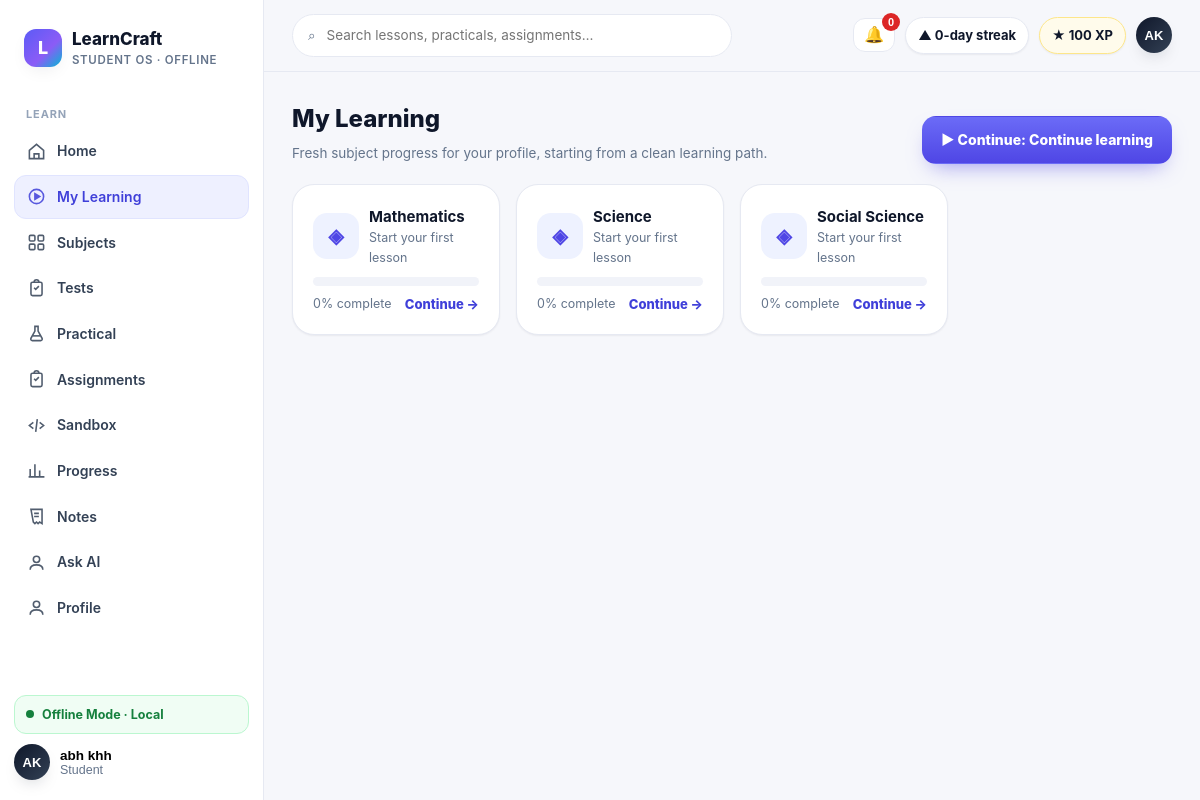
Page /my-learning (signed in) on the committed database.
### tables this page shows
CREATE TABLE users (
            id INTEGER PRIMARY KEY AUTOINCREMENT,
            name TEXT NOT NULL,
            email TEXT NOT NULL UNIQUE,
            password_hash TEXT NOT NULL,
            role TEXT NOT NULL DEFAULT 'STUDENT',
            avatar TEXT,
            bio TEXT,
            created_at TIMESTAMP NOT NULL DEFAULT CURRENT_TIMESTAMP,
            updated_at TIMESTAMP NOT NULL DEFAULT CURRENT_TIMESTAMP
        );

CREATE TABLE academic_subjects (
            subject_id TEXT PRIMARY KEY,
            board TEXT NOT NULL,
            class_level TEXT NOT NULL,
            academic_year TEXT NOT NULL,
            slug TEXT NOT NULL,
            name TEXT NOT NULL,
            description TEXT NOT NULL DEFAULT '',
            source_version TEXT NOT NULL,
            UNIQUE(board, class_level, academic_year, slug)
        );

### app/main.py (the view)
@app.route("/my-learning")
@require_auth
def my_learning():
    user = current_user()
    return render_template("pages/my_learning.html", title="My Learning",
                           my_subjects=student_subjects(user["id"]),
                           cont=continue_learning(user["id"]),
                           **shell_ctx("my-learning", user))

### app/database/connection.py (called while the page is built)
def resolve_db_path():
    configured = os.environ.get("LEARNCRAFT_DB_PATH")
    if configured:
        return Path(configured)
    return DATA_DIR / "learncraft.db"

def get_connection():
    db_path = resolve_db_path()
    db_path.parent.mkdir(parents=True, exist_ok=True)
    connection = sqlite3.connect(db_path)
    connection.row_factory = sqlite3.Row
    return connection

def _row_to_dict(row):
    return dict(row) if row else None

def get_user_by_id(user_id):
    connection = get_connection()
    user = connection.execute("SELECT * FROM users WHERE id = ?", (int(user_id),)).fetchone()
    connection.close()
    return _row_to_dict(user)

def user_payload(user):
    if not user:
        return None
    user_data = dict(user)
    user_data.pop("password_hash", None)
    return user_data

def get_user_progress(user_id):
    connection = get_connection()
    rows = connection.execute(
        "SELECT * FROM learning_progress WHERE user_id = ? ORDER BY updated_at DESC",
        (int(user_id),),
    ).fetchall()
    connection.close()
    return [dict(row) for row in rows]

### app/main.py (called while the page is built, shortened)
def current_user():
    user_id = session.get("user_id")
    if not user_id:
        return None
    return user_payload(get_user_by_id(user_id))

def is_teacher_user(user=None):
    return bool(user) and user.get("role") in {"TEACHER", "ADMIN"}

def require_auth(view):
    @wraps(view)
    def wrapped(*args, **kwargs):
        user = current_user()
        return view(*args, **kwargs)
    return wrapped

def build_student_profile(user=None):
    profile = {"name": "Student", "roll_no": "Student", "avatar": "LC", "level": 1,
               "xp": 0, "streak_days": 0, "overall_progress": 0, "rank": None}
    if user is None:
        return profile
    rows = get_user_progress(user["id"])
    completed = sum(row["status"] == "completed" for row in rows)
    overall = round(sum(row["percent_complete"] for row in rows) / len(rows)) if rows else 0
    profile.update({"name": user.get("name") or "Student", "avatar": (user.get("avatar") or "LC").upper(),
                   "roll_no": user.get("roll_no") or "Student", "xp": completed * 100,
                   "overall_progress": overall, "level": 1 + completed // 5})
    return profile

### app/services/content_catalog.py (called while the page is built)
def _read_feature(filename: str) -> dict:
    path = FEATURES_DIR / filename
    if not path.exists():
        return {"subjects": []}
    return _read_json(path)

def list_class9_subjects() -> list[dict]:
    return _read_feature("class9_curriculum.json").get("subjects", [])

### frontend/templates/pages/my_learning.html (shortened to what this page needs)
{% extends "base.html" %}{% from "components.html" import progressbar %}
{% block content %}
<div class="page-head">
  <div>
    <div class="h1">My Learning</div>
    <p class="page-sub">Fresh subject progress for your profile, starting from a clean learning path.</p>
  </div>
  {% if cont %}
  <a class="btn btn-primary" href="{{ cont.resume_url }}">▶ Continue: {{ cont.lesson }}</a>
  {% else %}
  <a class="btn btn-primary" href="/subjects">Browse subjects</a>
  {% endif %}
</div>
<div class="grid grid-4">
  {% for s in my_subjects %}
  <div class="card hover" data-search="{{ s.name }} {{ s.current_chapter }}">
    <div style="display:flex;gap:10px;align-items:center;margin-bottom:10px">
      <div class="tile-icon" style="background:{{ s.bg }};color:{{ s.color }}">{{ s.icon }}</div>
      <div>
        <b>{{ s.name }}</b>
        <div class="caption">{{ s.current_chapter }}</div>
      </div>
    </div>
    {{ progressbar(s.progress) }}
    <div style="display:flex;justify-content:space-between;align-items:center;margin-top:8px">
      <span class="caption">{{ s.progress }}% complete</span>
      <a href="/subjects/{{ s.slug }}" style="font-size:13px;font-weight:800">Continue →</a>
    </div>
  </div>
  {% endfor %}
</div>
{% endblock %}

### frontend/templates/base.html (shortened to what this page needs)
<!DOCTYPE html>
<html lang="en">
<head>
<link rel="stylesheet" href="/static/css/design-system.css">
</head>
<body>
{% from "components.html" import icon %}
<div class="shell">
  <aside class="sidebar" id="sidebar">
    <div class="brand"><div class="brand-mark">L</div><div><div class="brand-name">LearnCraft</div><div class="brand-sub">Student OS · Offline</div></div></div>
    <nav class="nav">
      <div class="nav-label">Learn</div>
      {% for item in nav %}
      <a class="nav-item {% if active == item.slug %}active{% endif %}" href="{{ item.href }}">{{ icon(item.icon) }}{{ item.label }}
      </a>
      {% endfor %}
    </nav>
    <div class="side-foot">
      <div class="offline-pill" data-network-pill><span class="dot pulse"></span><span>Offline Mode · Local</span></div>
      <div class="profile-menu-wrap sidebar-profile-wrap">
        <button class="mini-profile profile-trigger" type="button" aria-expanded="false" aria-controls="sidebarProfileMenu">
          <div class="avatar">{{ student.avatar }}</div>
          <div><div style="font-weight:800;font-size:13.5px">{{ student.name }}</div><div class="caption">{{ student.roll_no }}</div></div>
        </button>
      </div>
    </div>
  </aside>
  <div class="main">
    <div class="topbar">
      <div class="search">⌕ <input id="globalSearch" placeholder="Search lessons, practicals, assignments…" oninput="filterCards(this.value)"></div>
      <div class="top-actions">
        {% if not is_teacher %}
        <div class="notif-wrap">
          <button class="notif-btn" id="notifBell" type="button" aria-expanded="false" aria-controls="notifMenu" aria-label="Notifications">🔔<span class="notif-count" id="notifCount" hidden>0</span></button>
        </div>
        {% endif %}
        <span class="pill">▲ {{ student.streak_days }}-day streak</span>
        <span class="pill xp">★ {{ student.xp }} XP</span>
        <div class="profile-menu-wrap top-profile-wrap">
          <button class="profile-trigger top-profile-trigger" type="button" aria-expanded="false" aria-controls="topProfileMenu">
            <div class="avatar">{{ student.avatar }}</div>
          </button>
        </div>
      </div>
    </div>
    <div class="content">{% block content %}{% endblock %}</div>
  </div>
</div>
</body>
</html>

### frontend/templates/components.html (shortened to what this page needs)
{% macro icon(name) -%}
{% if name == 'home' %}<svg viewBox="0 0 24 24" fill="none" stroke="currentColor" stroke-width="2"><path d="M3 10.5 12 3l9 7.5V21H3z"/><path d="M9 21v-6h6v6"/></svg>
{% elif name == 'play' %}<svg viewBox="0 0 24 24" fill="none" stroke="currentColor" stroke-width="2"><circle cx="12" cy="12" r="9"/><path d="M10 8.5v7l6-3.5z" fill="currentColor"/></svg>
{% elif name == 'grid' %}<svg viewBox="0 0 24 24" fill="none" stroke="currentColor" stroke-width="2"><rect x="3" y="3" width="7" height="7" rx="1.5"/><rect x="14" y="3" width="7" height="7" rx="1.5"/><rect x="3" y="14" width="7" height="7" rx="1.5"/><rect x="14" y="14" width="7" height="7" rx="1.5"/></svg>
{% elif name == 'flask' %}<svg viewBox="0 0 24 24" fill="none" stroke="currentColor" stroke-width="2"><path d="M9 3h6M10 3v6l-5 9a2 2 0 0 0 1.8 3h10.4A2 2 0 0 0 19 18l-5-9V3"/><path d="M7.5 15h9"/></svg>
{% elif name == 'clip' %}<svg viewBox="0 0 24 24" fill="none" stroke="currentColor" stroke-width="2"><rect x="5" y="4" width="14" height="17" rx="2"/><path d="M9 4a3 3 0 0 1 6 0M9 11l2 2 4-4"/></svg>
{% elif name == 'code' %}<svg viewBox="0 0 24 24" fill="none" stroke="currentColor" stroke-width="2"><path d="m8 8-5 4 5 4M16 8l5 4-5 4M13 4l-2 16"/></svg>
{% elif name == 'chart' %}<svg viewBox="0 0 24 24" fill="none" stroke="currentColor" stroke-width="2"><path d="M4 20V10M10 20V4M16 20v-8M22 20H2"/></svg>
{% elif name == 'note' %}<svg viewBox="0 0 24 24" fill="none" stroke="currentColor" stroke-width="2"><path d="M5 3h14v18l-3-2-2 2-2-2-2 2-2-2z"/><path d="M9 8h6M9 12h6"/></svg>
{% elif name == 'user' %}<svg viewBox="0 0 24 24" fill="none" stroke="currentColor" stroke-width="2"><circle cx="12" cy="8" r="4"/><path d="M4 21c0-4 3.6-6 8-6s8 2 8 6"/></svg>
{% else %}<svg viewBox="0 0 24 24" fill="none" stroke="currentColor" stroke-width="2"><circle cx="12" cy="12" r="9"/></svg>
{% endif %}
{%- endmacro %}
{% macro progressbar(pct) -%}
<div class="pbar" role="progressbar" aria-valuenow="{{ pct }}" aria-valuemin="0" aria-valuemax="100"><i style="width:{{ pct }}%"></i></div>
{%- endmacro %}

### frontend/templates/base.html (style rules this page uses)
.notif-wrap { position:relative }
.notif-btn { position:relative;border:1px solid var(--line);background:var(--surface);border-radius:12px;padding:8px 10px;font-size:16px;cursor:pointer;line-height:1 }
.notif-count { position:absolute;top:-6px;right:-6px;min-width:18px;height:18px;border-radius:999px;background:#DC2626;color:#fff;font-size:11px;font-weight:800;display:grid;place-items:center;padding:0 4px }

### frontend/templates/pages/my_learning.html (style rules this page uses)
.page-sub { color:var(--muted);font-size:13.5px;margin-top:6px }

### rows in the picture
users: avatar "AK", name "abh khh", roll_no "Student"
academic_subjects: icon "◈", name "Mathematics", current_chapter "Start your first lesson", progress "0"
academic_subjects: icon "◈", name "Science", current_chapter "Start your first lesson", progress "0"
academic_subjects: icon "◈", name "Social Science", current_chapter "Start your first lesson", progress "0"

### other values in the picture
{{ item.label }} "Home" "My Learning" "Subjects" "Tests" "Practical" "Assignments" "Sandbox" "Progress" "Notes" "Ask AI" "Profile"
{{ student.streak_days }} "0"
{{ student.xp }} "100"
{{ cont.lesson }} "Continue learning"
